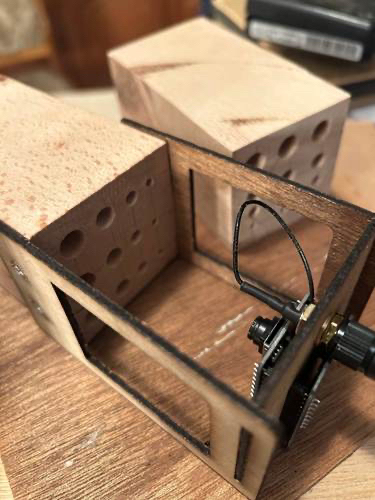
#> input picture documentation/doc_images/hivemodule.jpeg, 375 x 500 px
$ python -i detect_circle.py   (imports and definitions only)
#> lines starting #> are read from the running program, lines starting #| are printed output that depends on the picture; after the words box and inside, x2 and y2 are one past the last pixel; in counts of white or black regions, pixels touching at a corner belong together
import cv2
import numpy as np


def detect_circles(image_path):
    """
    Detect circles in an image and determine whether each circle is filled or not.
    Returns a list of results and the annotated image.
    """

    img = cv2.imread(image_path)
#> img is the input picture: shape (500, 375, 3); mean B, G, R 93.1, 120.1, 150.8

    gray = cv2.cvtColor(img, cv2.COLOR_BGR2GRAY)
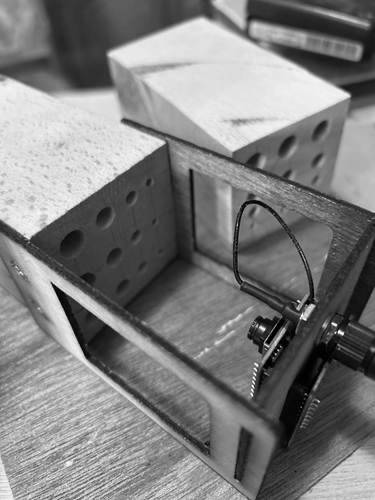
#> gray: shape (500, 375); min 0, max 255, mean 126.2
    gray = cv2.medianBlur(gray, 5)

    # Initialize results so function always returns a list
    results = []

    # Detect circles (Hough Transform)
    circles = cv2.HoughCircles(
        gray,
        cv2.HOUGH_GRADIENT,
        dp=1.2,  # resolution ratio
        minDist=50,  # minimum distance between circles
        param1=85,  # Canny edge parameter
        param2=85,  # sensitivity: smaller -> more circles
        minRadius=5,
        maxRadius=500,
    )
#> circles = [[171, 312.6, 144.6], [169.8, 258.6, 136.2], [233.4, 389.4, 113.6], [115.8, 203.4, 116.1], [226.2, 301.8, 89.12], [119.4, 282.6, 121.8], [83.4, 430.2, 63.68], [289.8, 240.6, 56.84], [190.2, 432.6, 61.28], [72.6, 379.8, 65.24], [139.8, 451.8, 45.44], [150.6, 393, 45.32]]

    if circles is not None:
        circles = np.uint16(np.around(circles[0, :]))
#> circles = [[171, 313, 145], [170, 259, 136], [233, 389, 114], [116, 203, 116], [226, 302, 89], [119, 283, 122], [83, 430, 64], [290, 241, 57], [190, 433, 61], [73, 380, 65], [140, 452, 45], [151, 393, 45]]

        for x, y, r in circles:
            # Extract circle region
            mask = np.zeros_like(gray)
            cv2.circle(mask, (x, y), r, 255, -1)
            mean_inside = cv2.mean(gray, mask=mask)[0]

            # Ring mask (edge)
            ring = np.zeros_like(gray)
            cv2.circle(ring, (x, y), r, 255, 2)
            mean_edge = cv2.mean(gray, mask=ring)[0]

            # Decision: filled or not?
            filled = abs(mean_inside - mean_edge) < 20  # threshold adjustable
            fill_state = "filled" if filled else "unfilled"

            results.append(
                {"x": int(x), "y": int(y), "radius": int(r), "status": fill_state}
            )

            # Visualization
            color = (0, 255, 0) if filled else (0, 0, 255)
            cv2.circle(img, (x, y), r, color, 2)
            cv2.circle(img, (x, y), 2, (255, 0, 0), 3)
#> this loop made 12 passes
#> (x, y, r, mean_inside, mean_edge, filled, fill_state, color) on passes 1 to 11: (171, 313, 145, 102.2, 112.2, True, 'filled', (0, 255, 0)), (170, 259, 136, 107, 149.5, False, 'unfilled', (0, 0, 255)), (233, 389, 114, 97.52, 102.5, True, 'filled', (0, 255, 0)), (116, 203, 116, 130.4, 156.5, False, 'unfilled', (0, 0, 255)), (226, 302, 89, 96.09, 89.46, True, 'filled', (0, 255, 0)), (119, 283, 122, 110.9, 145.6, False, 'unfilled', (0, 0, 255)), (83, 430, 64, 167.9, 152.5, True, 'filled', (0, 255, 0)), (290, 241, 57, 99.57, 77.35, False, 'unfilled', (0, 0, 255)), (190, 433, 61, 124.9, 120.3, True, 'filled', (0, 255, 0)), (73, 380, 65, 147.2, 139.5, True, 'filled', (0, 255, 0)), (140, 452, 45, 149.2, 147.9, True, 'filled', (0, 255, 0))
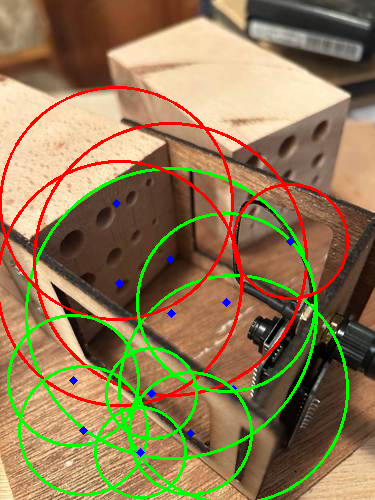
#> img: shape (500, 375, 3); 9.88% of pixels changed, all inside (x1, y1, x2, y2) = (0, 86, 349, 500)
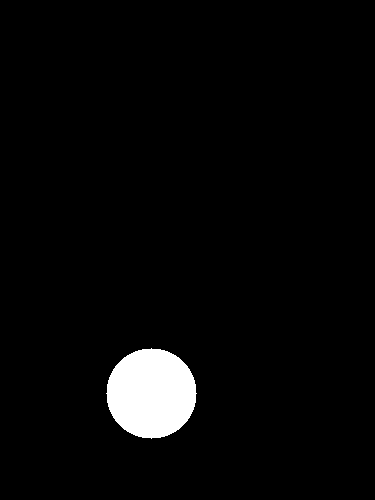
#> mask: shape (500, 375); 3.4% white; 1 white region, box (x1, y1, x2, y2) and area: (106, 348, 197, 439) 6361
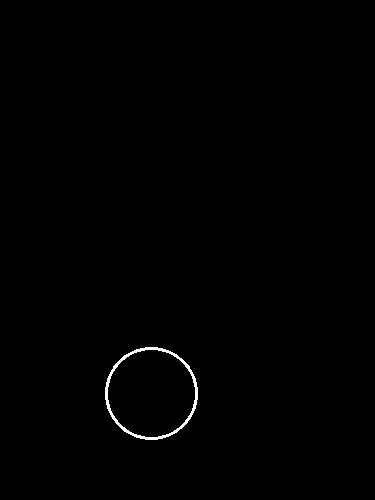
#> ring: shape (500, 375); 0.45% white in thin lines or dots, all inside (x1, y1, x2, y2) = (105, 347, 198, 440)
#> after the loop, results = 12 items

        print("Detected circles:")
        for res in results:
            print(res)
#> this loop made 12 passes
#| {'x': 171, 'y': 313, 'radius': 145, 'status': 'filled'}
#| {'x': 170, 'y': 259, 'radius': 136, 'status': 'unfilled'}
#| {'x': 233, 'y': 389, 'radius': 114, 'status': 'filled'}
#| {'x': 116, 'y': 203, 'radius': 116, 'status': 'unfilled'}
#| {'x': 226, 'y': 302, 'radius': 89, 'status': 'filled'}
#| {'x': 119, 'y': 283, 'radius': 122, 'status': 'unfilled'}
#| {'x': 83, 'y': 430, 'radius': 64, 'status': 'filled'}
#| {'x': 290, 'y': 241, 'radius': 57, 'status': 'unfilled'}
#> (further printed lines are left out)

    else:
        print("No circles found.")

    return results, img

>>> result = detect_circles('../../../documentation/doc_images/hivemodule.jpeg')
